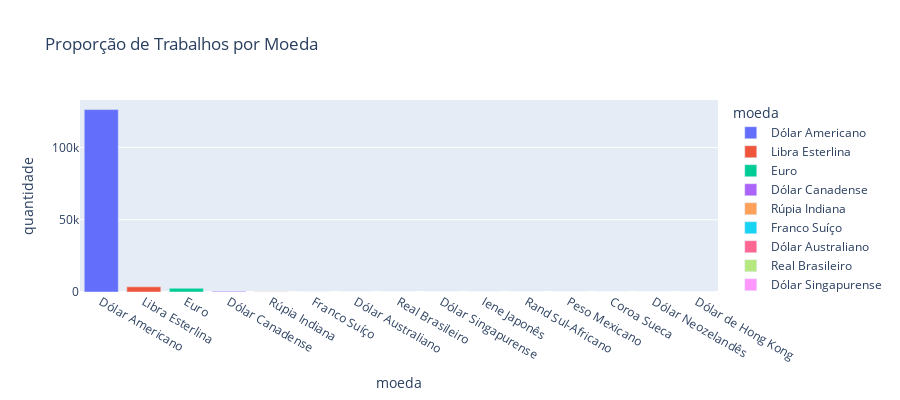

The cell this chart's notebook holds for it:
### Code cell
moedas = dados_limpos['moeda'].value_counts().reset_index()
moedas.columns = ['moeda', 'quantidade']
fig = px.bar(moedas,
             x='moeda',
             y='quantidade',
             height=400,
             title="Proporção de Trabalhos por Moeda",
             color='moeda'
             )
fig.show()

### Figure 1 — Plotly figure (JSON) as saved in the notebook; plotly's stock layout.template omitted (floating-point values rounded to 4 significant figures)
{"data": [{"hovertemplate": "moeda=%{x}<br>quantidade=%{y}<extra></extra>", "legendgroup": "Dólar Americano", "marker": {"color": "#636efa", "pattern": {"shape": ""}}, "name": "Dólar Americano", "orientation": "v", "showlegend": true, "textposition": "auto", "type": "bar", "x": ["Dólar Americano"], "xaxis": "x", "y": [126131], "yaxis": "y"}, {"hovertemplate": "moeda=%{x}<br>quantidade=%{y}<extra></extra>", "legendgroup": "Libra Esterlina", "marker": {"color": "#EF553B", "pattern": {"shape": ""}}, "name": "Libra Esterlina", "orientation": "v", "showlegend": true, "textposition": "auto", "type": "bar", "x": ["Libra Esterlina"], "xaxis": "x", "y": [3597], "yaxis": "y"}, {"hovertemplate": "moeda=%{x}<br>quantidade=%{y}<extra></extra>", "legendgroup": "Euro", "marker": {"color": "#00cc96", "pattern": {"shape": ""}}, "name": "Euro", "orientation": "v", "showlegend": true, "textposition": "auto", "type": "bar", "x": ["Euro"], "xaxis": "x", "y": [2602], "yaxis": "y"}, {"hovertemplate": "moeda=%{x}<br>quantidade=%{y}<extra></extra>", "legendgroup": "Dólar Canadense", "marker": {"color": "#ab63fa", "pattern": {"shape": ""}}, "name": "Dólar Canadense", "orientation": "v", "showlegend": true, "textposition": "auto", "type": "bar", "x": ["Dólar Canadense"], "xaxis": "x", "y": [548], "yaxis": "y"}, {"hovertemplate": "moeda=%{x}<br>quantidade=%{y}<extra></extra>", "legendgroup": "Rúpia Indiana", "marker": {"color": "#FFA15A", "pattern": {"shape": ""}}, "name": "Rúpia Indiana", "orientation": "v", "showlegend": true, "textposition": "auto", "type": "bar", "x": ["Rúpia Indiana"], "xaxis": "x", "y": [139], "yaxis": "y"}, {"hovertemplate": "moeda=%{x}<br>quantidade=%{y}<extra></extra>", "legendgroup": "Franco Suíço", "marker": {"color": "#19d3f3", "pattern": {"shape": ""}}, "name": "Franco Suíço", "orientation": "v", "showlegend": true, "textposition": "auto", "type": "bar", "x": ["Franco Suíço"], "xaxis": "x", "y": [45], "yaxis": "y"}, {"hovertemplate": "moeda=%{x}<br>quantidade=%{y}<extra></extra>", "legendgroup": "Dólar Australiano", "marker": {"color": "#FF6692", "pattern": {"shape": ""}}, "name": "Dólar Australiano", "orientation": "v", "showlegend": true, "textposition": "auto", "type": "bar", "x": ["Dólar Australiano"], "xaxis": "x", "y": [32], "yaxis": "y"}, {"hovertemplate": "moeda=%{x}<br>quantidade=%{y}<extra></extra>", "legendgroup": "Real Brasileiro", "marker": {"color": "#B6E880", "pattern": {"shape": ""}}, "name": "Real Brasileiro", "orientation": "v", "showlegend": true, "textposition": "auto", "type": "bar", "x": ["Real Brasileiro"], "xaxis": "x", "y": [23], "yaxis": "y"}, {"hovertemplate": "moeda=%{x}<br>quantidade=%{y}<extra></extra>", "legendgroup": "Dólar Singapurense", "marker": {"color": "#FF97FF", "pattern": {"shape": ""}}, "name": "Dólar Singapurense", "orientation": "v", "showlegend": true, "textposition": "auto", "type": "bar", "x": ["Dólar Singapurense"], "xaxis": "x", "y": [22], "yaxis": "y"}, {"hovertemplate": "moeda=%{x}<br>quantidade=%{y}<extra></extra>", "legendgroup": "Iene Japonês", "marker": {"color": "#FECB52", "pattern": {"shape": ""}}, "name": "Iene Japonês", "orientation": "v", "showlegend": true, "textposition": "auto", "type": "bar", "x": ["Iene Japonês"], "xaxis": "x", "y": [14], "yaxis": "y"}, {"hovertemplate": "moeda=%{x}<br>quantidade=%{y}<extra></extra>", "legendgroup": "Rand Sul-Africano", "marker": {"color": "#636efa", "pattern": {"shape": ""}}, "name": "Rand Sul-Africano", "orientation": "v", "showlegend": true, "textposition": "auto", "type": "bar", "x": ["Rand Sul-Africano"], "xaxis": "x", "y": [5], "yaxis": "y"}, {"hovertemplate": "moeda=%{x}<br>quantidade=%{y}<extra></extra>", "legendgroup": "Peso Mexicano", "marker": {"color": "#EF553B", "pattern": {"shape": ""}}, "name": "Peso Mexicano", "orientation": "v", "showlegend": true, "textposition": "auto", "type": "bar", "x": ["Peso Mexicano"], "xaxis": "x", "y": [4], "yaxis": "y"}, {"hovertemplate": "moeda=%{x}<br>quantidade=%{y}<extra></extra>", "legendgroup": "Coroa Sueca", "marker": {"color": "#00cc96", "pattern": {"shape": ""}}, "name": "Coroa Sueca", "orientation": "v", "showlegend": true, "textposition": "auto", "type": "bar", "x": ["Coroa Sueca"], "xaxis": "x", "y": [1], "yaxis": "y"}, {"hovertemplate": "moeda=%{x}<br>quantidade=%{y}<extra></extra>", "legendgroup": "Dólar Neozelandês", "marker": {"color": "#ab63fa", "pattern": {"shape": ""}}, "name": "Dólar Neozelandês", "orientation": "v", "showlegend": true, "textposition": "auto", "type": "bar", "x": ["Dólar Neozelandês"], "xaxis": "x", "y": [1], "yaxis": "y"}, {"hovertemplate": "moeda=%{x}<br>quantidade=%{y}<extra></extra>", "legendgroup": "Dólar de Hong Kong", "marker": {"color": "#FFA15A", "pattern": {"shape": ""}}, "name": "Dólar de Hong Kong", "orientation": "v", "showlegend": true, "textposition": "auto", "type": "bar", "x": ["Dólar de Hong Kong"], "xaxis": "x", "y": [1], "yaxis": "y"}], "layout": {"barmode": "relative", "height": 400, "legend": {"title": {"text": "moeda"}, "tracegroupgap": 0}, "title": {"text": "Proporção de Trabalhos por Moeda"}, "xaxis": {"anchor": "y", "categoryarray": ["Dólar Americano", "Libra Esterlina", "Euro", "Dólar Canadense", "Rúpia Indiana", "Franco Suíço", "Dólar Australiano", "Real Brasileiro", "Dólar Singapurense", "Iene Japonês", "Rand Sul-Africano", "Peso Mexicano", "Coroa Sueca", "Dólar Neozelandês", "Dólar de Hong Kong"], "categoryorder": "array", "domain": [0, 1], "title": {"text": "moeda"}}, "yaxis": {"anchor": "x", "domain": [0, 1], "title": {"text": "quantidade"}}}}
